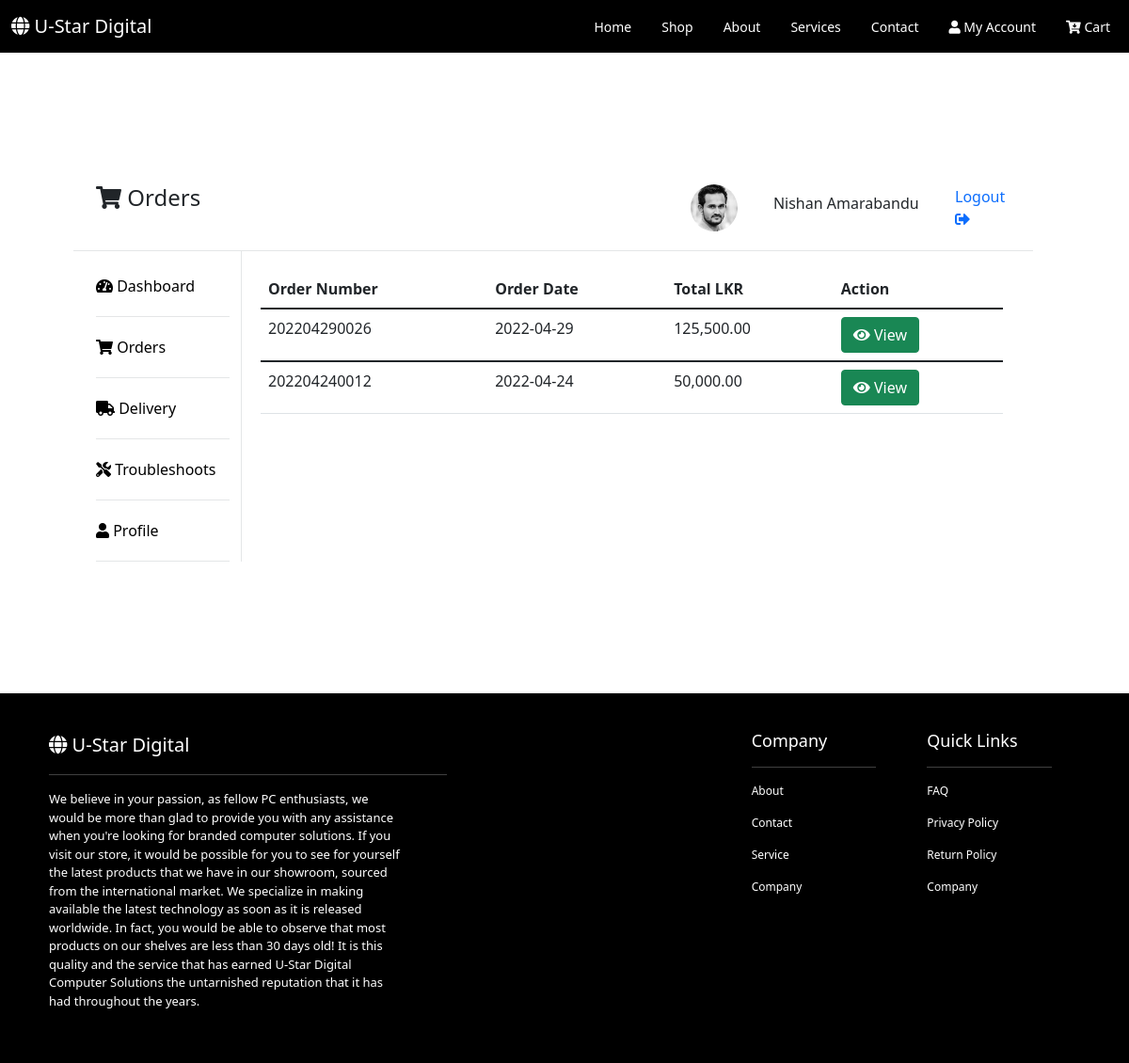
Before: /dashboard/orders.php (signed in) with the older database file.
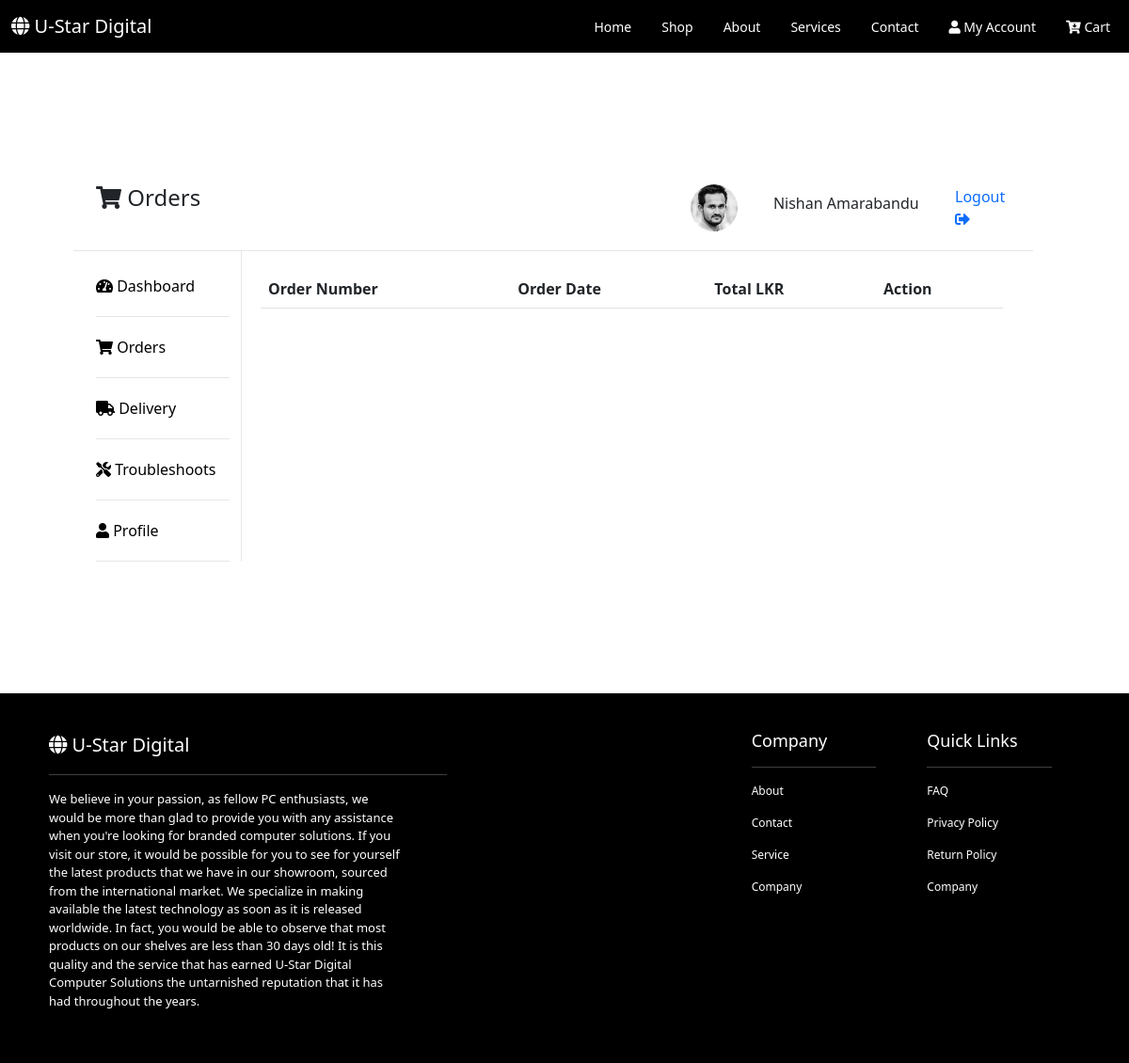
After: the same page with the newer database file.
### tables this page shows
CREATE TABLE `orders` (
  `order_id` int(11) NOT NULL,
  `order_number` varchar(255) NOT NULL,
  `order_total` int(11) NOT NULL,
  `total_discount` int(11) NOT NULL,
  `delivery_charge` int(11) NOT NULL,
  `order_date` date NOT NULL,
  `order_time` time NOT NULL,
  `user_id` int(11) NOT NULL,
  `payment_id` int(11) NOT NULL,
  `grand_total` int(11) NOT NULL,
  `courier_status` int(11) NOT NULL
);

### dashboard/orders.php (the view, shortened to what this page needs)
<?php
include "site_nav.php";
include "dashboard_nav.php";
$db = db_con();
?>
<div class="col-10 dash_content">
    <div class="page_tables">
        <table class="table table-hover">
            <thead>
                <tr>
                    <th scope="col" class="table_head">Order Number</th>
                    <th scope="col" class="table_head">Order Date</th>
                    <th scope="col" class="table_head">Total LKR</th>
                    <th scope="col" class="table_head">Action</th>
                </tr>
            </thead>
            <tbody>
                <?php
                $user_id =  $_SESSION['user_id'];
                $sql = "SELECT * FROM orders o WHERE o.user_id = $user_id ORDER BY `o`.`order_date` DESC";
                $result = $db->query($sql);
                if ($result->num_rows > 0) {
                    while ($row = $result->fetch_assoc()) {
                ?>
                        <tr>
                            <td class="table_body"><?php echo $row['order_number'] ?></td>
                            <td class="table_body"><?php echo $row['order_date'] ?></td>
                            <td class="table_body"><?php echo number_format($row['grand_total'], 2)  ?></td>
                            <td>
                                <form action="invoice.php" method="post">
                                    <a href="view.php">
                                        <button type="submit" name="action" value="view" class="btn btn-block btn-success btn-xs"><i class="fas fa-eye"></i> View</button>
                                    </a>
                                </form>
                            </td>
                        </tr>
            </tbody>
    <?php
                    }
                }
    ?>
        </table>
    </div>
</div>
</div>
</div>
</div>
<?php
include "site_footer.php";
?>

### dashboard/site_nav.php (shortened to what this page needs)
<!doctype html>
<html lang="en">
<head>
    <link href="../assets/css/bootstrap.min.css" rel="stylesheet">
    <link href="../assets/css/style.css" rel="stylesheet" type="text/css" />
    <link href="../assets/icons/fontawesome-free-5.15.4-web/css/all.css" rel="stylesheet" type="text/css" />
</head>
<body>
    <div>
        <nav class="navbar navbar-expand-lg navbar-light bg-light nav_sys">
            <div class="container-fluid">
                <a class="navbar-brand" style="color: white;" href="http://localhost/bit/">
                    <i class="fas fa-globe"></i> U-Star Digital
                </a>
                <div class="collapse navbar-collapse" id="navbarNav">
                    <ul class="navbar-nav">
                        <li class="nav-item">
                            <a class="nav-link sys_nav_link" aria-current="page" href="http://localhost/bit/">Home</a>
                        </li>
                        <li class="nav-item">
                            <a class="nav-link sys_nav_link" href="http://localhost/bit/shop.php">Shop</a>
                        </li>
                        <li class="nav-item">
                            <a class="nav-link sys_nav_link" href="http://localhost/bit/about.php">About</a>
                        </li>
                        <li class="nav-item">
                            <a class="nav-link sys_nav_link" href="http://localhost/bit/services.php">Services</a>
                        </li>
                        <li class="nav-item">
                            <a class="nav-link sys_nav_link" href="http://localhost/bit/contact.php">Contact</a>
                        </li>
                        <li class="nav-item">
                            <a class="nav-link sys_nav_link" href="
                            <?php
                            if (!empty($_SESSION['user_id'])) {
                                echo "http://localhost/bit/dashboard/dashboard.php";
                            } else {
                                echo "http://localhost/bit/dashboard/";
                            }
                            ?>
                            "> <i class="fas fa-user"></i> My Account</a>
                        </li>
                        <li class="nav-item">
                            <a class="nav-link sys_nav_link" href="http://localhost/bit/cart.php">
                                <i class="fas fa-cart-arrow-down"></i> Cart
                            </a>
                        </li>
                    </ul>
                </div>
            </div>
        </nav>
    </div>

### dashboard/dashboard_nav.php (shortened to what this page needs)
<?php
$dash = array();
if (pathinfo($_SERVER['PHP_SELF'], PATHINFO_FILENAME) == "orders") {
    $dash['dash_icon'] = '<i class="fas fa-shopping-cart"></i>';
    $dash['path'] = pathinfo($_SERVER['PHP_SELF'], PATHINFO_FILENAME);
}
?>
<div class="container">
    <div class="row item_row_main">
        <div class="row dash_hedding_row">
            <div class="col-6">
                <h4> <?php echo $dash['dash_icon'] ?> <?php echo ucfirst($dash['path']);  ?></h4>
            </div>
            <div class="col-6">
                <div class="row">
                    <div class="col-10">
                        <div class="row">
                            <div class="col-6 dash_image_box">
                                <img src="http://localhost/bit/assets/images/<?php echo $_SESSION['profile_image'] ?>" class="dash_image" alt="" />
                            </div>
                            <div class="col-6 dash_name_box">
                                <h6><?php echo $_SESSION['first_name'] . " " . $_SESSION['last_name']; ?></h6>
                            </div>
                        </div>
                    </div>
                    <div class="col-2 dash_notifcation_box">
                        <a href="logout.php" style="text-decoration:none ;">
                           Logout <i class="fas fa-sign-out-alt"></i>
                        </a>
                    </div>
                </div>
            </div>
        </div>
        <div class="row">
            <div class="col-2 dash_content_nav">
                <div class="dash_left_nav_first">
                    <a href="dashboard.php" style="text-decoration:none; color:black">
                        <i class="fas fa-tachometer-alt"></i> Dashboard
                    </a>
                </div>
                <div class="dash_left_nav">
                    <a href="orders.php" style="text-decoration:none; color:black">
                        <i class="fas fa-shopping-cart"></i> Orders
                    </a>
                </div>
                <div class="dash_left_nav">
                    <a href="delivery.php" style="text-decoration:none; color:black">
                        <i class="fas fa-truck"></i> Delivery
                    </a>
                </div>
                <div class="dash_left_nav">
                    <a href="troubleshoots.php" style="text-decoration:none; color:black">
                        <i class="fas fa-tools"></i> Troubleshoots
                    </a>
                </div>
                <div class="dash_left_nav">
                    <a href="edit_profile.php" style="text-decoration:none; color:black">
                    <i class="fas fa-user"></i> Profile
                    </a>
                </div>
            </div>

### dashboard/site_footer.php (shortened to what this page needs)
<footer>
    <div class="container">
        <div class="row">
            <div class="col-8">
                <a class="navbar-brand" style="color: white;" href="http://localhost/bit/">
                    <i class="fas fa-globe"></i> U-Star Digital
                </a>
                <hr class="footer_hr">
                <p class="footer_company">
                    We believe in your passion, as fellow PC enthusiasts, we would be more than glad to provide you with any assistance when you're looking for branded computer solutions. If you visit our store, it would be possible for you to see for yourself the latest products that we have in our showroom, sourced from the international market. We specialize in making available the latest technology as soon as it is released worldwide. In fact, you would be able to observe that most products on our shelves are less than 30 days old! It is this quality and the service that has earned U-Star Digital Computer Solutions the untarnished reputation that it has had throughout the years.
                </p>
            </div>
            <div class="col-2">
                <h2 class="footer_title">Company</h2>
                <hr class="footer_hr_2">
                <p class="footer_items">About</p>
                <p class="footer_items">Contact</p>
                <p class="footer_items">Service</p>
                <p class="footer_items">Company</p>
            </div>
            <div class="col-2">
                <h2 class="footer_title">Quick Links</h2>
                <hr class="footer_hr_2">
                <p class="footer_items">FAQ</p>
                <p class="footer_items">Privacy Policy</p>
                <p class="footer_items">Return Policy</p>
                <p class="footer_items">Company</p>
            </div>
        </div>
    </div>
</footer>
</body>
</html>

### assets/css/style.css (style rules this page uses)
.navbar-expand-lg .navbar-collapse { display: flex!important; flex-basis: auto; flex-direction: row; justify-content: flex-end; }
.bg-light { background-color: #f8f9fa00!important; z-index: 5; }
.navbar-light .navbar-nav .nav-link { color: rgb(255 255 255 / 55%); font-weight: 300; font-size: 14px; }
footer { background-color: black; padding: 40px; }
.footer_company { color: white; font-size: 13px; font-weight: 300; margin-right: 350px; }
.footer_hr { color: white; margin-right: 300px; }
.footer_title { color: white; font-size: 18px; font-weight: 300; }
.footer_hr_2 { color: white; margin-right: 30px; }
.footer_items { color: white; font-size: 12px; font-weight: 200; }
.item_row_main { margin-top: 80px; margin-bottom: 80px; padding: 60px; }
.nav_sys { background-color: black!important; }
.sys_nav_link { color: white !important; }
.navbar-expand-lg .navbar-nav .nav-link { padding-right: .5rem; padding-left: 1.5rem; }
.dash_image_box { display: flex; flex-direction: row; align-content: center; flex-wrap: nowrap; justify-content: flex-end; align-items: center; }
.dash_image { width: 50px; border-radius: 25px; }
.dash_name_box { display: flex; flex-direction: row; align-content: center; align-items: center; justify-content: center; font-size: 15px; }
.dash_notifcation_box { display: flex; flex-direction: row; align-content: center; align-items: center; justify-content: center; flex-wrap: nowrap; }
.dash_hedding_row { border-style: solid; border-color: #e4e6e7; border-width: 0px 0px 1px 0px; padding-bottom: 20px; }
.dash_content { border-style: solid; border-color: #e4e6e7; border-width: 0px 0px 0px 1px; padding: 20px; }
.dash_content_nav { padding-top: 25px; }
.dash_left_nav_first { padding-bottom: 20px; border-style: solid; border-color: #e4e6e7; border-width: 0px 0px 1px 0px; }
.dash_left_nav { padding-top: 20px; padding-bottom: 20px; border-style: solid; border-color: #e4e6e7; border-width: 0px 0px 1px 0px; }

Changed rows visible on the page:
removed orders: order_number "202204290026", order_date "2022-04-29", grand_total "125,500.00"
removed orders: order_number "202204240012", order_date "2022-04-24", grand_total "50,000.00"
